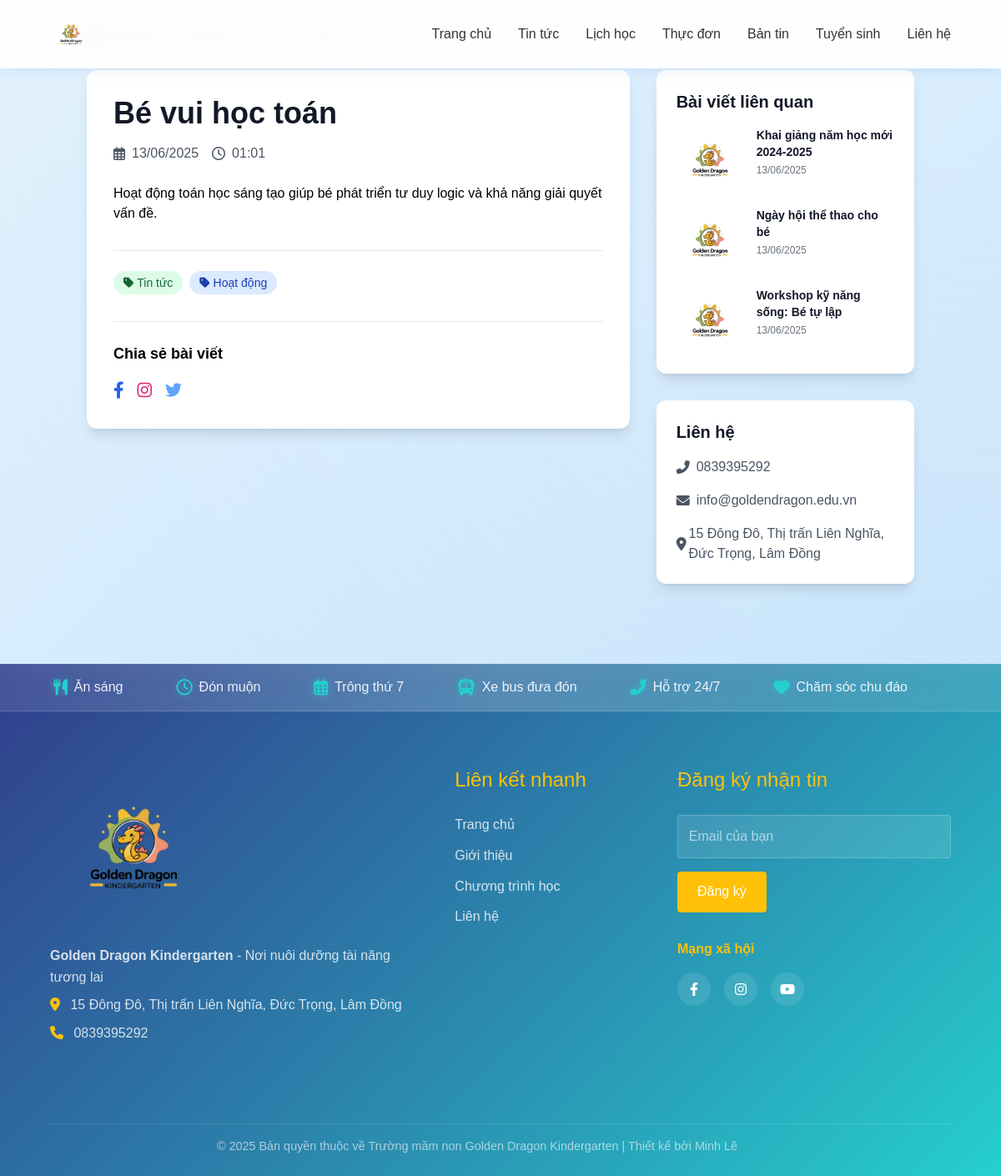
Page /views/pages/ban-tin-detail.php?id=4 on the committed database.
### tables this page shows
CREATE TABLE IF NOT EXISTS posts (
    id INT AUTO_INCREMENT PRIMARY KEY,
    title VARCHAR(255) NOT NULL,
    content TEXT NOT NULL,
    image VARCHAR(255) DEFAULT NULL,
    status ENUM('draft', 'published') NOT NULL DEFAULT 'draft',
    created_at DATETIME DEFAULT CURRENT_TIMESTAMP,
    updated_at DATETIME DEFAULT CURRENT_TIMESTAMP ON UPDATE CURRENT_TIMESTAMP
);

### includes/Database.php (called while the page is built, shortened)
<?php
class Database {
    private $host = 'localhost';
    private $db_name = 'rongvang';
    private $username = 'root';
    private $password = '';
    private $conn;
    private static $instance = null;
    private function __construct() {
        try {
            $this->conn = new PDO(
                "mysql:host={$this->host};dbname={$this->db_name};charset=utf8mb4",
                $this->username,
                $this->password,
                [
                    PDO::ATTR_ERRMODE => PDO::ERRMODE_EXCEPTION,
                    PDO::ATTR_DEFAULT_FETCH_MODE => PDO::FETCH_ASSOC,
                    PDO::ATTR_EMULATE_PREPARES => false
                ]
            );
        } catch (PDOException $e) {
            error_log("Database Connection Error: " . $e->getMessage());
            throw new Exception("Database connection failed");
        }
    }
    public static function getInstance() {
        if (self::$instance === null) {
            self::$instance = new self();
        }
        return self::$instance;
    }
    public function getConnection() {
        return $this->conn;
    }
}

### models/Post.php (called while the page is built, shortened)
<?php
require_once __DIR__ . '/../includes/Database.php';
class Post {
    private $db;
    public function __construct() {
        try {
            $this->db = Database::getInstance()->getConnection();
        } catch (Exception $e) {
            error_log("Post Model Error: " . $e->getMessage());
            throw new Exception("Failed to initialize model");
        }
    }
    public function getById($id) {
        try {
            $sql = "SELECT * FROM posts WHERE id = :id";
            $stmt = $this->db->prepare($sql);
            $stmt->bindParam(':id', $id);
            $stmt->execute();
            return $stmt->fetch(PDO::FETCH_ASSOC);
        } catch (Exception $e) {
            error_log("Get Post Error: " . $e->getMessage());
            return false;
        }
    }
    public function getRecent($limit = 5) {
        try {
            $query = "SELECT * FROM posts ORDER BY created_at DESC LIMIT :limit";
            $stmt = $this->db->prepare($query);
            $stmt->bindParam(':limit', $limit, PDO::PARAM_INT);
            $stmt->execute();
            return $stmt->fetchAll(PDO::FETCH_ASSOC);
        } catch (Exception $e) {
            error_log("Get Recent Posts Error: " . $e->getMessage());
            return [];
        }
    }
}

### views/pages/ban-tin-detail.php (the view, shortened to what this page needs)
<?php
require_once __DIR__ . '/../layouts/header.php';
$postId = isset($_GET['id']) ? (int)$_GET['id'] : 0;
require_once __DIR__ . '/../../models/Post.php';
$postModel = new Post();
$post = $postModel->getById($postId);
$relatedPosts = $postModel->getRecent(3);
?>
<main class="container mx-auto py-8 px-4">
    <nav class="flex mb-8 text-sm">
        <ol class="inline-flex items-center space-x-1 md:space-x-3">
            <li class="inline-flex items-center">
                <a href="/RongVang" class="text-gray-700 hover:text-green-600">
                </a>
            </li>
            <li>
                <div class="flex items-center">
                    <a href="/RongVang/ban-tin" class="text-gray-700 hover:text-green-600">Bản tin</a>
                </div>
            </li>
            <li>
                <div class="flex items-center">
                    <span class="text-gray-500"><?php echo htmlspecialchars($post['title']); ?></span>
                </div>
            </li>
        </ol>
    </nav>
    <div class="grid grid-cols-1 lg:grid-cols-3 gap-8">
        <div class="lg:col-span-2">
            <article class="bg-white rounded-xl shadow-lg overflow-hidden">
                <div class="p-8">
                    <h1 class="text-3xl md:text-4xl font-bold text-gray-900 mb-4">
                        <?php echo htmlspecialchars($post['title']); ?>
                    </h1>
                    <div class="flex items-center text-gray-600 mb-6">
                        <span class="flex items-center mr-4">
                            <i class="far fa-calendar-alt mr-2"></i>
                            <?php echo date('d/m/Y', strtotime($post['created_at'])); ?>
                        </span>
                        <span class="flex items-center">
                            <i class="far fa-clock mr-2"></i>
                            <?php echo date('H:i', strtotime($post['created_at'])); ?>
                        </span>
                    </div>
                    <div class="prose prose-lg max-w-none">
                        <?php echo $post['content']; ?>
                    </div>
                    <div class="mt-8 pt-6 border-t border-gray-200">
                        <div class="flex flex-wrap gap-2">
                            <span class="px-3 py-1 bg-green-100 text-green-800 rounded-full text-sm">
                                <i class="fas fa-tag mr-1"></i>Tin tức
                            </span>
                            <span class="px-3 py-1 bg-blue-100 text-blue-800 rounded-full text-sm">
                                <i class="fas fa-tag mr-1"></i>Hoạt động
                            </span>
                        </div>
                    </div>
                    <div class="mt-8 pt-6 border-t border-gray-200">
                        <h3 class="text-lg font-semibold mb-4">Chia sẻ bài viết</h3>
                        <div class="flex space-x-4">
                            <a href="#" class="text-blue-600 hover:text-blue-800">
                                <i class="fab fa-facebook-f text-xl"></i>
                            </a>
                            <a href="#" class="text-pink-600 hover:text-pink-800">
                                <i class="fab fa-instagram text-xl"></i>
                            </a>
                            <a href="#" class="text-blue-400 hover:text-blue-600">
                                <i class="fab fa-twitter text-xl"></i>
                            </a>
                        </div>
                    </div>
                </div>
            </article>
        </div>
        <div class="lg:col-span-1">
            <div class="bg-white rounded-xl shadow-lg p-6 mb-8">
                <h3 class="text-xl font-bold text-gray-900 mb-4">Bài viết liên quan</h3>
                <div class="space-y-4">
                    <?php foreach ($relatedPosts as $relatedPost): ?>
                        <?php if ($relatedPost['id'] != $post['id']): ?>
                        <a href="/RongVang/ban-tin/<?php echo $relatedPost['id']; ?>"
                           class="block group">
                            <div class="flex items-start space-x-4">
                                <?php if ($relatedPost['image']): ?>
                                <img src="/RongVang/<?php echo htmlspecialchars($relatedPost['image']); ?>"
                                     alt="<?php echo htmlspecialchars($relatedPost['title']); ?>"
                                     class="w-20 h-20 object-cover rounded-lg">
                                <?php else: ?>
                                <img src="/RongVang/asset/img/logo.png"
                                     alt="<?php echo htmlspecialchars($relatedPost['title']); ?>"
                                     class="w-20 h-20 object-cover rounded-lg">
                                <?php endif; ?>
                                <div>
                                    <h4 class="text-sm font-semibold text-gray-900 group-hover:text-green-600">
                                        <?php echo htmlspecialchars($relatedPost['title']); ?>
                                    </h4>
                                    <p class="text-xs text-gray-500 mt-1">
                                        <?php echo date('d/m/Y', strtotime($relatedPost['created_at'])); ?>
                                    </p>
                                </div>
                            </div>
                        </a>
                        <?php endif; ?>
                    <?php endforeach; ?>
                </div>
            </div>
            <div class="bg-white rounded-xl shadow-lg p-6">
                <h3 class="text-xl font-bold text-gray-900 mb-4">Liên hệ</h3>
                <div class="space-y-4">
                    <div class="flex items-center text-gray-600">
                        <i class="fas fa-phone-alt w-6"></i>
                        <span>0839395292</span>
                    </div>
                    <div class="flex items-center text-gray-600">
                        <i class="fas fa-envelope w-6"></i>
                        <span>info@goldendragon.edu.vn</span>
                    </div>
                    <div class="flex items-center text-gray-600">
                        <i class="fas fa-map-marker-alt w-6"></i>
                        <span>15 Đông Đô, Thị trấn Liên Nghĩa, Đức Trọng, Lâm Đồng</span>
                    </div>
                </div>
            </div>
        </div>
    </div>
</main>
<?php require_once __DIR__ . '/../layouts/footer.php'; ?>

### asset/css/home.css (style rules this page uses)
:root { --primary-color: #1976D2; --primary-light: #BBDEFB; --primary-dark: #0D47A1; --accent-color: #FFC107; }
body { margin: 0; font-family: Arial, sans-serif; overflow-x: hidden; background: linear-gradient(135deg, #E3F2FD 0%, #BBDEFB 100%); min-height: 100vh; position: relative; }
body::before { content: ''; position: fixed; top: 0; left: 0; width: 100%; height: 100%; z-index: -1; background: radial-gradient(circle at top right, rgba(255,255,255,0.2) 0%, transparent 70%); }
nav { display: flex; gap: 2rem; }
nav a { text-decoration: none; color: #333; font-weight: 500; transition: color 0.3s; }

### rows in the picture
posts: title "Bé vui học toán", created_at "13/06/2025", created_at "01:01", content "Hoạt động toán học sáng tạo giúp bé phát triển tư duy logic và khả năng giải quyết vấn đề."
posts: title "Khai giảng năm học mới 2024-2025", created_at "13/06/2025"
posts: title "Ngày hội thể thao cho bé", created_at "13/06/2025"
posts: title "Workshop kỹ năng sống: Bé tự lập", created_at "13/06/2025"
